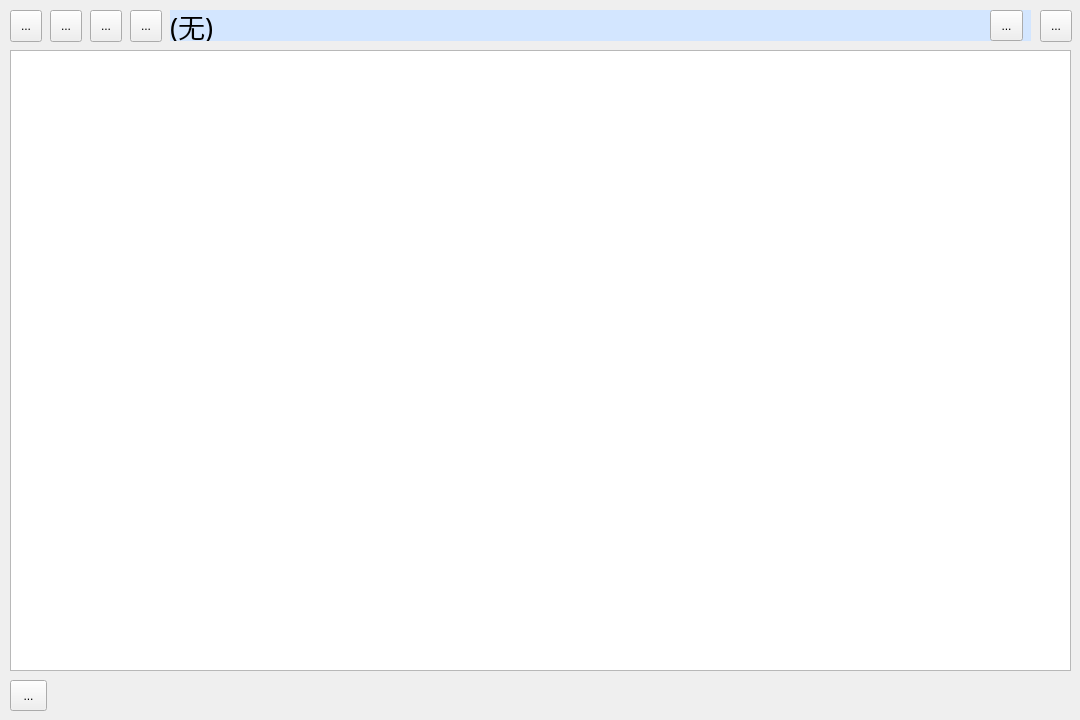
<?xml version="1.0" encoding="UTF-8"?>
<ui version="4.0">
 <class>Form</class>
 <widget class="QWidget" name="Form">
  <property name="geometry">
   <rect>
    <x>0</x>
    <y>0</y>
    <width>1080</width>
    <height>720</height>
   </rect>
  </property>
  <property name="minimumSize">
   <size>
    <width>1080</width>
    <height>720</height>
   </size>
  </property>
  <property name="maximumSize">
   <size>
    <width>1080</width>
    <height>720</height>
   </size>
  </property>
  <property name="windowTitle">
   <string>abcNotebook</string>
  </property>
  <property name="styleSheet">
   <string notr="true">backgrand:rgb(171, 168, 162)</string>
  </property>
  <widget class="QToolButton" name="save">
   <property name="geometry">
    <rect>
     <x>10</x>
     <y>10</y>
     <width>32</width>
     <height>32</height>
    </rect>
   </property>
   <property name="styleSheet">
    <string notr="true">border-image:url(:/image/save.png)</string>
   </property>
   <property name="text">
    <string>...</string>
   </property>
  </widget>
  <widget class="QToolButton" name="open">
   <property name="geometry">
    <rect>
     <x>50</x>
     <y>10</y>
     <width>32</width>
     <height>32</height>
    </rect>
   </property>
   <property name="styleSheet">
    <string notr="true">border-image:url(:/image/open.png)</string>
   </property>
   <property name="text">
    <string>...</string>
   </property>
  </widget>
  <widget class="QToolButton" name="add">
   <property name="geometry">
    <rect>
     <x>90</x>
     <y>10</y>
     <width>32</width>
     <height>32</height>
    </rect>
   </property>
   <property name="styleSheet">
    <string notr="true">border-image:url(:/image/new.png)</string>
   </property>
   <property name="text">
    <string>...</string>
   </property>
  </widget>
  <widget class="QToolButton" name="history">
   <property name="geometry">
    <rect>
     <x>130</x>
     <y>10</y>
     <width>32</width>
     <height>32</height>
    </rect>
   </property>
   <property name="styleSheet">
    <string notr="true">border-image:url(:/image/history.png)</string>
   </property>
   <property name="text">
    <string>...</string>
   </property>
  </widget>
  <widget class="QToolButton" name="setting">
   <property name="geometry">
    <rect>
     <x>1040</x>
     <y>10</y>
     <width>32</width>
     <height>32</height>
    </rect>
   </property>
   <property name="styleSheet">
    <string notr="true">border-image:url(:/image/setting.png)</string>
   </property>
   <property name="text">
    <string>...</string>
   </property>
  </widget>
  <widget class="QLabel" name="label">
   <property name="geometry">
    <rect>
     <x>170</x>
     <y>10</y>
     <width>861</width>
     <height>31</height>
    </rect>
   </property>
   <property name="font">
    <font>
     <family>Bahnschrift Light Condensed</family>
     <pointsize>20</pointsize>
    </font>
   </property>
   <property name="styleSheet">
    <string notr="true">background:rgb(211, 230, 255)</string>
   </property>
   <property name="text">
    <string>(无)</string>
   </property>
  </widget>
  <widget class="QToolButton" name="folder">
   <property name="geometry">
    <rect>
     <x>990</x>
     <y>10</y>
     <width>33</width>
     <height>31</height>
    </rect>
   </property>
   <property name="styleSheet">
    <string notr="true">border-image:url(:/image/open.png)</string>
   </property>
   <property name="text">
    <string>...</string>
   </property>
  </widget>
  <widget class="QTextEdit" name="textEdit">
   <property name="geometry">
    <rect>
     <x>10</x>
     <y>50</y>
     <width>1061</width>
     <height>621</height>
    </rect>
   </property>
  </widget>
  <widget class="QToolButton" name="find">
   <property name="geometry">
    <rect>
     <x>10</x>
     <y>680</y>
     <width>37</width>
     <height>31</height>
    </rect>
   </property>
   <property name="styleSheet">
    <string notr="true">border-image:url(:/image/find.png)</string>
   </property>
   <property name="text">
    <string>...</string>
   </property>
  </widget>
 </widget>
 <resources>
  <include location="save.qrc"/>
 </resources>
 <connections/>
</ui>
